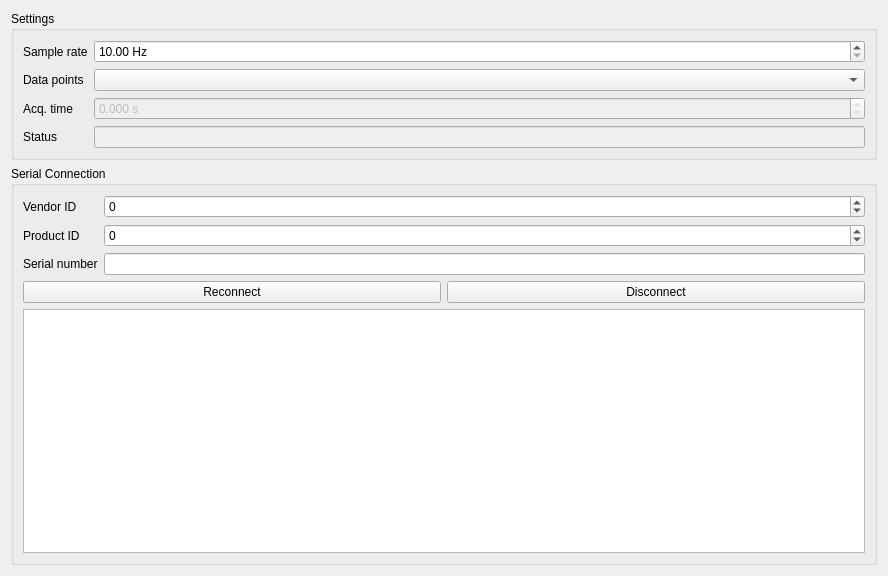
<?xml version="1.0" encoding="UTF-8"?>
<ui version="4.0">
 <class>TeensyPulse4</class>
 <widget class="QWidget" name="TeensyPulse4">
  <property name="geometry">
   <rect>
    <x>0</x>
    <y>0</y>
    <width>888</width>
    <height>576</height>
   </rect>
  </property>
  <property name="windowTitle">
   <string>Form</string>
  </property>
  <layout class="QGridLayout" name="gridLayout">
   <item row="4" column="0">
    <widget class="QGroupBox" name="groupBox">
     <property name="title">
      <string>Serial Connection</string>
     </property>
     <layout class="QGridLayout" name="gridLayout_2">
      <item row="1" column="0">
       <widget class="QLabel" name="label_2">
        <property name="text">
         <string>Product ID</string>
        </property>
       </widget>
      </item>
      <item row="0" column="0">
       <widget class="QLabel" name="label">
        <property name="text">
         <string>Vendor ID</string>
        </property>
       </widget>
      </item>
      <item row="4" column="0" colspan="2">
       <widget class="QPlainTextEdit" name="plainTextEdit"/>
      </item>
      <item row="1" column="1">
       <widget class="QSpinBox" name="spinBox_productId">
        <property name="focusPolicy">
         <enum>Qt::StrongFocus</enum>
        </property>
        <property name="minimum">
         <number>-1</number>
        </property>
        <property name="maximum">
         <number>65535</number>
        </property>
       </widget>
      </item>
      <item row="0" column="1">
       <widget class="QSpinBox" name="spinBox_vendorId">
        <property name="sizePolicy">
         <sizepolicy hsizetype="Expanding" vsizetype="Fixed">
          <horstretch>0</horstretch>
          <verstretch>0</verstretch>
         </sizepolicy>
        </property>
        <property name="focusPolicy">
         <enum>Qt::StrongFocus</enum>
        </property>
        <property name="minimum">
         <number>-1</number>
        </property>
        <property name="maximum">
         <number>65535</number>
        </property>
       </widget>
      </item>
      <item row="3" column="0" colspan="2">
       <layout class="QHBoxLayout" name="horizontalLayout">
        <item>
         <widget class="QPushButton" name="pushButton_reconnect">
          <property name="text">
           <string>Reconnect</string>
          </property>
         </widget>
        </item>
        <item>
         <widget class="QPushButton" name="pushButton_disconnect">
          <property name="text">
           <string>Disconnect</string>
          </property>
         </widget>
        </item>
       </layout>
      </item>
      <item row="2" column="1">
       <widget class="QLineEdit" name="lineEdit_serialNumber"/>
      </item>
      <item row="2" column="0">
       <widget class="QLabel" name="label_3">
        <property name="text">
         <string>Serial number</string>
        </property>
       </widget>
      </item>
     </layout>
    </widget>
   </item>
   <item row="0" column="0">
    <widget class="QGroupBox" name="groupBox_2">
     <property name="title">
      <string>Settings</string>
     </property>
     <layout class="QGridLayout" name="gridLayout_3">
      <item row="0" column="1">
       <widget class="QDoubleSpinBox" name="doubleSpinBox_sampleRate">
        <property name="sizePolicy">
         <sizepolicy hsizetype="Expanding" vsizetype="Fixed">
          <horstretch>0</horstretch>
          <verstretch>0</verstretch>
         </sizepolicy>
        </property>
        <property name="focusPolicy">
         <enum>Qt::StrongFocus</enum>
        </property>
        <property name="suffix">
         <string> Hz</string>
        </property>
        <property name="minimum">
         <double>10.000000000000000</double>
        </property>
        <property name="maximum">
         <double>10000000.000000000000000</double>
        </property>
       </widget>
      </item>
      <item row="1" column="0">
       <widget class="QLabel" name="label_10">
        <property name="text">
         <string>Data points</string>
        </property>
       </widget>
      </item>
      <item row="1" column="1">
       <widget class="QComboBox" name="comboBox_dataSize">
        <property name="focusPolicy">
         <enum>Qt::StrongFocus</enum>
        </property>
       </widget>
      </item>
      <item row="2" column="1">
       <widget class="QDoubleSpinBox" name="doubleSpinBox_acqTime">
        <property name="enabled">
         <bool>false</bool>
        </property>
        <property name="focusPolicy">
         <enum>Qt::StrongFocus</enum>
        </property>
        <property name="readOnly">
         <bool>true</bool>
        </property>
        <property name="suffix">
         <string> s</string>
        </property>
        <property name="decimals">
         <number>3</number>
        </property>
        <property name="maximum">
         <double>10000000.000000000000000</double>
        </property>
        <property name="singleStep">
         <double>0.001000000000000</double>
        </property>
       </widget>
      </item>
      <item row="0" column="0">
       <widget class="QLabel" name="label_15">
        <property name="text">
         <string>Sample rate</string>
        </property>
       </widget>
      </item>
      <item row="2" column="0">
       <widget class="QLabel" name="label_8">
        <property name="text">
         <string>Acq. time</string>
        </property>
       </widget>
      </item>
      <item row="3" column="0">
       <widget class="QLabel" name="label_4">
        <property name="text">
         <string>Status</string>
        </property>
       </widget>
      </item>
      <item row="3" column="1">
       <widget class="QLineEdit" name="lineEdit_status">
        <property name="enabled">
         <bool>false</bool>
        </property>
       </widget>
      </item>
     </layout>
    </widget>
   </item>
  </layout>
 </widget>
 <tabstops>
  <tabstop>doubleSpinBox_sampleRate</tabstop>
  <tabstop>comboBox_dataSize</tabstop>
  <tabstop>doubleSpinBox_acqTime</tabstop>
  <tabstop>spinBox_vendorId</tabstop>
  <tabstop>spinBox_productId</tabstop>
  <tabstop>lineEdit_serialNumber</tabstop>
  <tabstop>pushButton_reconnect</tabstop>
  <tabstop>pushButton_disconnect</tabstop>
  <tabstop>plainTextEdit</tabstop>
 </tabstops>
 <resources/>
 <connections/>
</ui>
